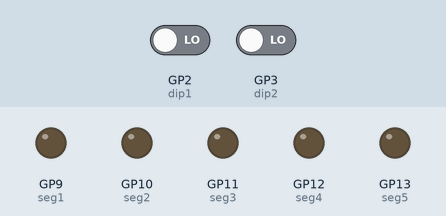
Simulated run of this program. Board: Raspberry Pi Pico running MicroPython. On the bench: output pins drawn as LEDs (lit = HIGH). Dashed ring = blinking. The test bench sets the inputs (shaded band); at power-on: GP2 (dip1) LOW, GP3 (dip2) LOW. What the program prints to the serial console is not drawn.

Above: at 1.2 s.
1.3 s: GP2 (dip1) driven HIGH
At 1.55 s:
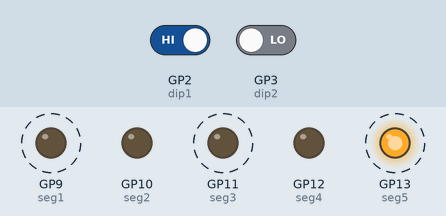
4.3 s: GP2 (dip1) driven LOW
At 4.9 s:
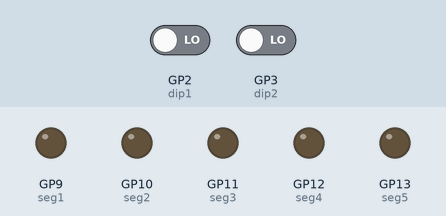
5.8 s: GP3 (dip2) driven HIGH
At 6.05 s:
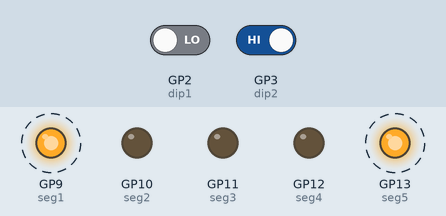
8.8 s: GP3 (dip2) driven LOW
At 9.5 s:
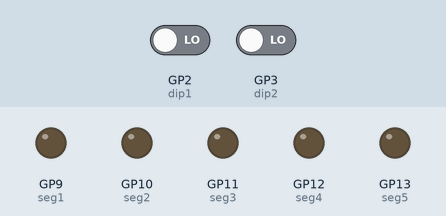
Timing chart, 0 to 11.3 s (numbered marks = the images above; inputs shaded):
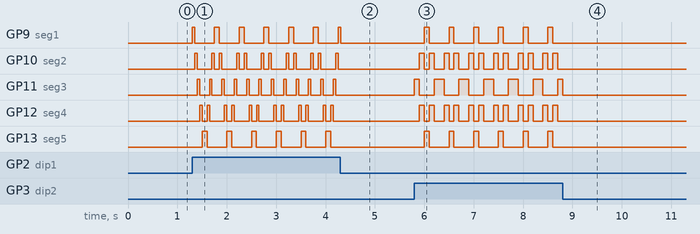

The program:

DIP_Switch_Function_Control_Day_5.py
```python
# Let it Glow Advent Calendar - Day 5
# DIP Switch Choice of Program
# Activities 4 and 5 Sort of!
# Lori Pfahler
# December 9, 2023

from machine import Pin
from utime import sleep

# Set up switch input pins
dip1 = Pin(2, Pin.IN, Pin.PULL_DOWN)
dip2 = Pin(3, Pin.IN, Pin.PULL_DOWN)
dip3 = Pin(4, Pin.IN, Pin.PULL_DOWN)
dip4 = Pin(5, Pin.IN, Pin.PULL_DOWN)
dip5 = Pin(6, Pin.IN, Pin.PULL_DOWN)

# Set up LED pins
seg5 = Pin(13, Pin.OUT)
seg4 = Pin(12, Pin.OUT)
seg3 = Pin(11, Pin.OUT)
seg2 = Pin(10, Pin.OUT)
seg1 = Pin(9, Pin.OUT)

# Create a list of our LEDs
seg_list = [seg1, seg2, seg3, seg4, seg5]

# Larson scanner function
def scanner():
    # Forwards through the list
    for LED in seg_list:
        LED.on()
        sleep(0.05)
        LED.off()
    # Backwards through the list
    for LED in reversed(seg_list):
        LED.on()
        sleep(0.05)
        LED.off()

# Start Scan at Middle LED
def middle_scan():
    # Out
    seg3.on()
    sleep(0.1)
    seg3.off()
    seg2.on()
    seg4.on()
    sleep(0.1)
    seg2.off()
    seg4.off()
    seg1.on()
    seg5.on()
    sleep(0.1)
    seg1.off()
    seg5.off()
    # In
    seg2.on()
    seg4.on()
    sleep(0.1)
    seg2.off()
    seg4.off()
    seg3.on()
    sleep(0.1)
    seg3.off()

while True:
    # Switch 1
    if dip1.value() == 1:
        print("Larson Scanner running...", end = '\r')
        scanner()

    # Switch 2
    elif dip2.value() == 1:
        print("Middle Scan running...     ", end = '\r')
        middle_scan()
```

Measured:
- after the input at 1.3 s, GP9 (seg1): alternates HIGH for 0.10 s and LOW for 0.40 s, starting at once; GP10 (seg2): LOW → HIGH after 0.05 s, then repeats every 0.50 s: LOW 0.30 s, HIGH 0.05 s, LOW 0.10 s, HIGH 0.05 s
- after the input at 4.3 s, GP10 (seg2), GP11 (seg3), GP12 (seg4), GP13 (seg5): stops changing and stays LOW
- after the input at 5.8 s, GP9 (seg1), GP13 (seg5): alternates HIGH for 0.10 s and LOW for 0.40 s, starting after 0.20 s; GP10 (seg2), GP12 (seg4): LOW → HIGH after 0.10 s, then repeats every 0.50 s: LOW 0.10 s, HIGH 0.10 s, LOW 0.20 s, HIGH 0.10 s; GP11 (seg3): LOW → HIGH at once, then repeats every 0.50 s: LOW 0.30 s, HIGH 0.20 s
- after the input at 8.8 s, GP9 (seg1), GP10 (seg2), GP12 (seg4), GP13 (seg5): stops changing and stays LOW
